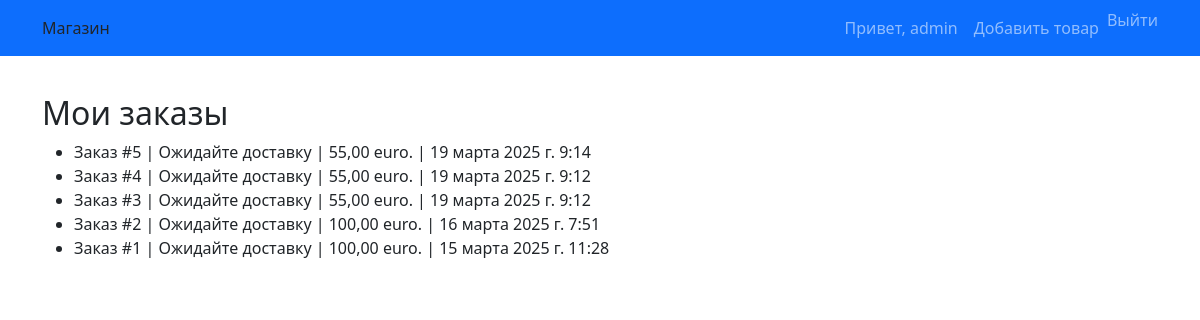
/account/ (signed in), run on the app's committed database.
### shop/models.py (models this page shows, shortened)
class Order(models.Model):
    STATUS_CHOICES = [
        ('pending', 'Ожидайте доставку'),
        ('confirmed', 'Подтверждён'),
        ('canceled', 'Отменён'),
        ('delivered', 'Доставлен'),
    ]
    SHIPPING_CHOICES = [
        ('pickup', 'Самовывоз'),
        ('courier', 'Курьер'),
        ('digital', 'Цифровая доставка'),
    ]
    user = models.ForeignKey(User, on_delete=models.CASCADE)
    total_price = models.DecimalField(max_digits=10, decimal_places=2)
    status = models.CharField(max_length=50, choices=STATUS_CHOICES, default='pending')
    shipping_method = models.CharField(max_length=50, choices=SHIPPING_CHOICES, default='pickup')
    created_at = models.DateTimeField(auto_now_add=True)

### shop/views.py (the view)
# urls.py: path('account/', account, name='account'),
@login_required
def account(request):
    orders = Order.objects.filter(user=request.user).order_by('-created_at')
    return render(request, 'account.html', {'orders': orders})

### shop/templates/account.html
{% extends 'base.html' %}
{% block content %}
<h2>Мои заказы</h2>
{% if orders %}
<ul>
{% for o in orders %}
  <li>Заказ #{{ o.id }} | {{ o.get_status_display }} | {{ o.total_price }} euro. | {{ o.created_at }}</li>
{% endfor %}
</ul>
{% else %}
<p>Заказов нет.</p>
{% endif %}
{% endblock %}

### shop/templates/base.html (shortened to what this page needs)
<!DOCTYPE html>
<html lang="ru">
<head>
  <link href="https://cdn.jsdelivr.net/npm/bootstrap@5.3.0/dist/css/bootstrap.min.css" rel="stylesheet">
</head>
<body>
  <nav class="navbar navbar-expand-lg navbar-dark bg-primary fixed-top">
    <div class="container">
      <a class="nav-link {% if request.resolver_match.url_name == 'catalog' %}active{% endif %}" href="{% url 'catalog' %}">Магазин</a>
      <div class="collapse navbar-collapse" id="navbarNav">
        <ul class="navbar-nav ms-auto">
          {% if user.is_authenticated %}
            <li class="nav-item">
              <a class="nav-link" href="{% url 'account' %}">Привет, {{ user.get_full_name|default:user.username|default:"Гость"  }}</a>
            </li>
            {% if user.is_staff %}
              <li class="nav-item">
                <a class="nav-link" href="{% url 'add_product' %}">Добавить товар</a>
              </li>
            {% endif %}
            <li class="nav-item">
              <form action="{% url 'logout' %}" method="post" class="d-inline">
                <button type="submit" class="btn btn-link nav-link" style="padding: 0; border: none;">Выйти</button>
              </form>
            </li>
          {% endif %}
        </ul>
      </div>
    </div>
  </nav>
  <div class="container mt-4">
    {% block content %}{% endblock %}
  </div>
</body>
</html>

### shop/templates/base.html (style rules this page uses)
body { padding-top: 70px; }

### data on the page
Order: id "5", status "Ожидайте доставку", total_price "55,00", created_at "19 марта 2025 г. 9:14"
Order: id "4", status "Ожидайте доставку", total_price "55,00", created_at "19 марта 2025 г. 9:12"
Order: id "3", status "Ожидайте доставку", total_price "55,00", created_at "19 марта 2025 г. 9:12"
Order: id "2", status "Ожидайте доставку", total_price "100,00", created_at "16 марта 2025 г. 7:51"
Order: id "1", status "Ожидайте доставку", total_price "100,00", created_at "15 марта 2025 г. 11:28"

### other printed values
{{ user.get_full_name|default:user.username|default:"Гость" }} "admin"
